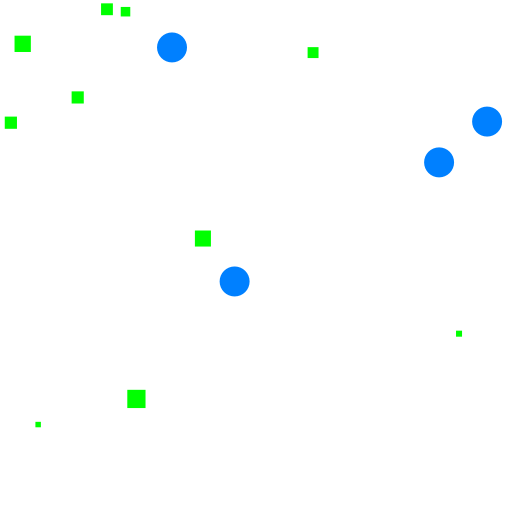
Frame 1 (no input)
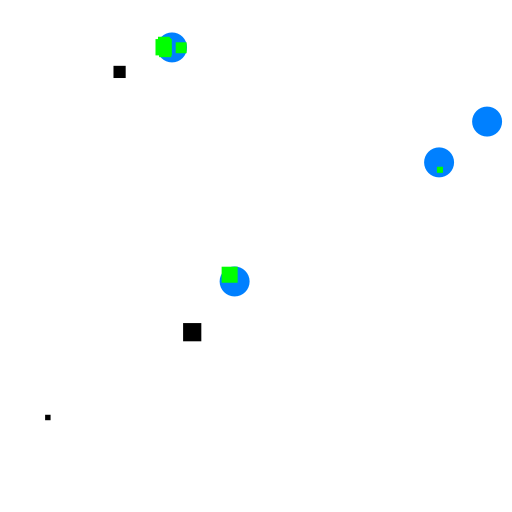
Frame 60 (the mouse pressed at the canvas centre just before this capture)
Frame 120 (the mouse held since frame 60 and released just before this capture): identical to frame 60, image omitted

The Processing sketch that drew these frames (run headless with seeded random() and noise(); from frame 60 on, the mouse is pressed at the canvas centre):

// Processing sketch: Esercizio2
// ── Esercizio2.pde
class EnergySpot
{
  float posX,posY;
  
  EnergySpot(float x, float y)
  {
    posX=x;
    posY=y;
  }
  
  void display()
  {
    noStroke();
    fill(0,128,255);
    ellipse(posX,posY,30,30);
  }
}

class Alien
{
  float posX;
  float posY;
  float energia;
  float L;
  boolean vivo;
  boolean arrivato;
  
  Alien(float x, float y, float e,float d)
  {
    posX=x;
    posY=y;
    energia=e;
    L=d;
    vivo=true;
  }
  
  void display()
  {
    rectMode(CENTER);
    fill(0, (vivo)?255:0 ,0);
    rect(posX,posY,L,L);
  }
  
  EnergySpot scegliSpot(EnergySpot[] spots)
  {
    EnergySpot vicino=spots[0];
    float min=dist(posX,posY,spots[0].posX,spots[0].posY);
    float d;
    
    for(int i=1;i<spots.length;i++)
    {
      d=dist(posX,posY,spots[i].posX,spots[i].posY);
      if (d<min)
      {
        min=d;
        vicino=spots[i];
      }
    }
    
    return vicino;
  }
  
  void muovi(EnergySpot[] spots)
  {
    EnergySpot vicino=scegliSpot(spots);
    
    float d=dist(posX,posY,vicino.posX,vicino.posY);    
    float sx=-((posX-vicino.posX)/d)*3;
    float sy=-((posY-vicino.posY)/d)*3;
    
    posX+=sx;
    posY+=sy;
    energia-=0.01;
  }
  
  void checkDeath()
  {
    vivo=energia>0;
  }
  
  void checkArrive(EnergySpot[] spots)
  {
    EnergySpot vicino=scegliSpot(spots);
    
    arrivato=dist(posX,posY,vicino.posX,vicino.posY)<10;
  }
  
  void run(EnergySpot[] spots)
  {
    if((vivo)&&(!arrivato))
      muovi(spots);
      
    checkDeath();
    checkArrive(spots);
    display();
  }
}

int k;
int h;

EnergySpot[] spots;
Alien[] aliens;
void setup()
{
  size(512,512);
  h=round(random(1,5));
  k=round(random(7,19));
  
  spots=new EnergySpot[h];
  
  for(int i=0; i<h;i++)
  {
    spots[i]=new EnergySpot(random(0,width),random(0,height));
  }
  
  aliens=new Alien[k];
  
  for(int i=0; i<k;i++)
  {
    aliens[i]=new Alien(random(0,width),random(0,height),random(0,1),random(5,20));
  }
  
}

void draw()
{
  background(255);
  
   for(int i=0;i<h;i++)
  {
    spots[i].display();
  }
  
  for(int i=0;i<k;i++)
  {
    aliens[i].run(spots);
  }
  
}

void keyPressed()
{
  if ((key=='R') || (key=='r'))
    setup();
}
  
